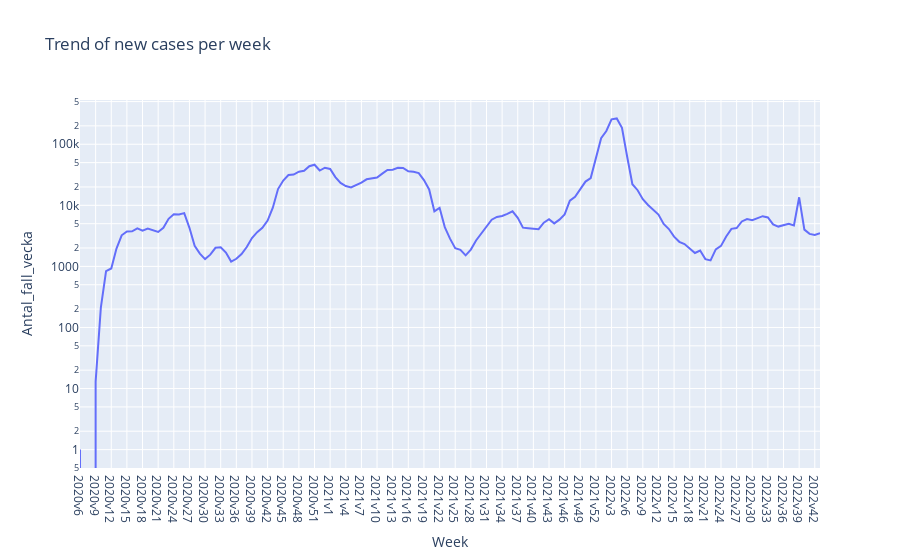
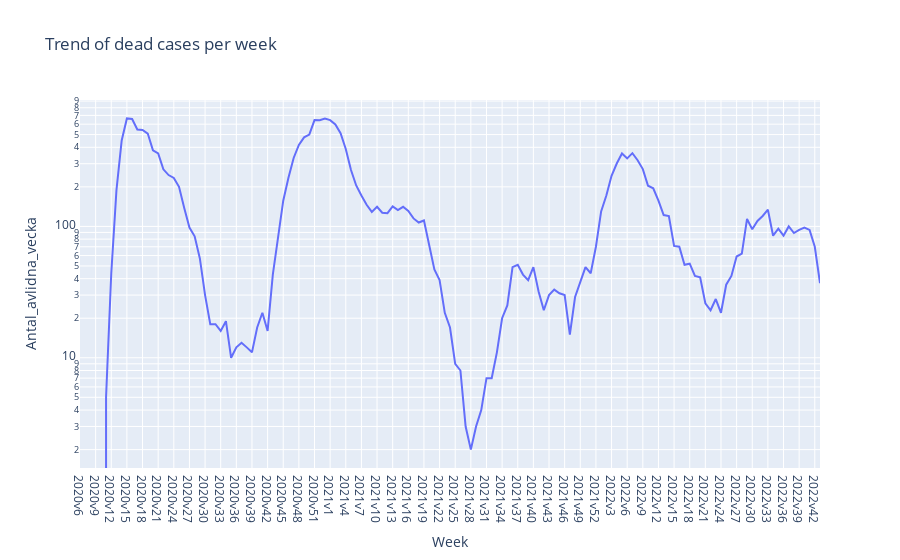
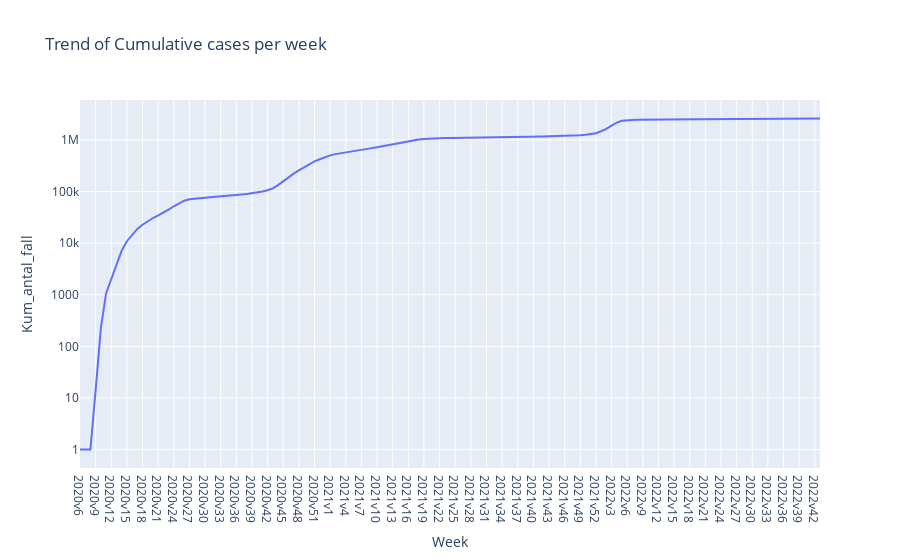
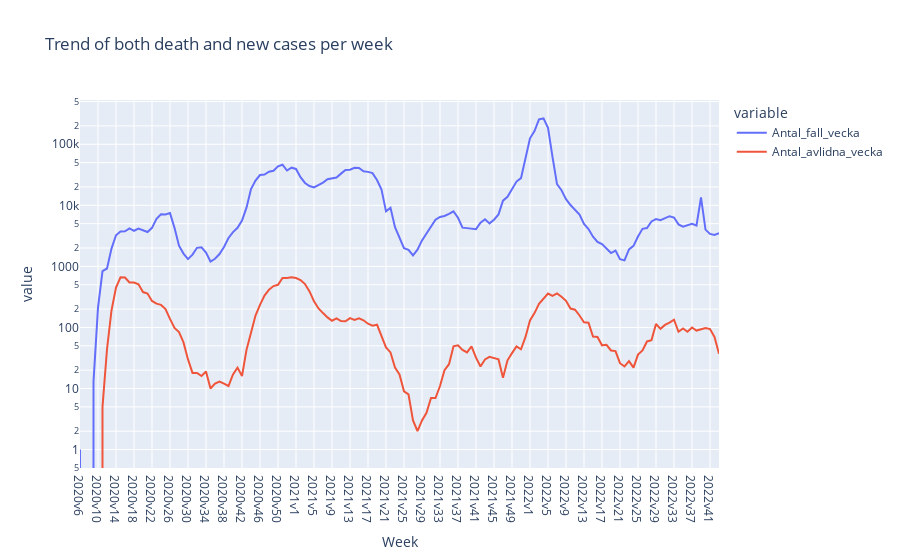

Here is the notebook cell these charts were saved with, in order:
### Markdown cell above
## Using Plotly express to show the above diagrams

### Code cell
def draw_pxline(dataframe=df, x="Vecka", y=None, title=None):

    fig = px.line(dataframe,
        x="Vecka",
        y=y,log_y=True,
        title=title,
        labels=dict(Vecka="Week"),
    )
    fig.update_layout(hovermode="x")
    fig.update_xaxes(
        showspikes=True,
        spikedash="solid",
        spikecolor="green",
        spikemode="across",
        spikesnap="cursor",
    )
    fig.show()

y_axes={"Antal_fall_vecka":"Trend of new cases per week", "Antal_avlidna_vecka":"Trend of dead cases per week", "Kum_antal_fall": "Trend of Cumulative cases per week"}

for i in y_axes:
    draw_pxline(df, y=i, title=y_axes[i])

draw_pxline(df, y=["Antal_fall_vecka","Antal_avlidna_vecka"], title="Trend of both death and new cases per week")

### Figure 1 — Plotly figure (JSON) as saved in the notebook; plotly's stock layout.template omitted (floating-point values rounded to 4 significant figures; data arrays with more than 128 entries replaced by an {"elided": "..."} marker saying what was removed)
{"data": [{"hovertemplate": "Week=%{x}<br>Antal_fall_vecka=%{y}<extra></extra>", "legendgroup": "", "line": {"color": "#636efa", "dash": "solid"}, "marker": {"symbol": "circle"}, "mode": "lines", "name": "", "orientation": "v", "showlegend": false, "type": "scatter", "x": {"elided": "143 str values"}, "xaxis": "x", "y": {"elided": "143 int values"}, "yaxis": "y"}], "layout": {"hovermode": "x", "legend": {"tracegroupgap": 0}, "title": {"text": "Trend of new cases per week"}, "xaxis": {"anchor": "y", "domain": [0, 1], "showspikes": true, "spikecolor": "green", "spikedash": "solid", "spikemode": "across", "spikesnap": "cursor", "title": {"text": "Week"}}, "yaxis": {"anchor": "x", "domain": [0, 1], "title": {"text": "Antal_fall_vecka"}, "type": "log"}}}

### Figure 2 — Plotly figure (JSON) as saved in the notebook; plotly's stock layout.template omitted (floating-point values rounded to 4 significant figures; data arrays with more than 128 entries replaced by an {"elided": "..."} marker saying what was removed)
{"data": [{"hovertemplate": "Week=%{x}<br>Antal_avlidna_vecka=%{y}<extra></extra>", "legendgroup": "", "line": {"color": "#636efa", "dash": "solid"}, "marker": {"symbol": "circle"}, "mode": "lines", "name": "", "orientation": "v", "showlegend": false, "type": "scatter", "x": {"elided": "143 str values"}, "xaxis": "x", "y": {"elided": "143 int values"}, "yaxis": "y"}], "layout": {"hovermode": "x", "legend": {"tracegroupgap": 0}, "title": {"text": "Trend of dead cases per week"}, "xaxis": {"anchor": "y", "domain": [0, 1], "showspikes": true, "spikecolor": "green", "spikedash": "solid", "spikemode": "across", "spikesnap": "cursor", "title": {"text": "Week"}}, "yaxis": {"anchor": "x", "domain": [0, 1], "title": {"text": "Antal_avlidna_vecka"}, "type": "log"}}}

### Figure 3 — Plotly figure (JSON) as saved in the notebook; plotly's stock layout.template omitted (floating-point values rounded to 4 significant figures; data arrays with more than 128 entries replaced by an {"elided": "..."} marker saying what was removed)
{"data": [{"hovertemplate": "Week=%{x}<br>Kum_antal_fall=%{y}<extra></extra>", "legendgroup": "", "line": {"color": "#636efa", "dash": "solid"}, "marker": {"symbol": "circle"}, "mode": "lines", "name": "", "orientation": "v", "showlegend": false, "type": "scatter", "x": {"elided": "143 str values"}, "xaxis": "x", "y": {"elided": "143 int values"}, "yaxis": "y"}], "layout": {"hovermode": "x", "legend": {"tracegroupgap": 0}, "title": {"text": "Trend of Cumulative cases per week"}, "xaxis": {"anchor": "y", "domain": [0, 1], "showspikes": true, "spikecolor": "green", "spikedash": "solid", "spikemode": "across", "spikesnap": "cursor", "title": {"text": "Week"}}, "yaxis": {"anchor": "x", "domain": [0, 1], "title": {"text": "Kum_antal_fall"}, "type": "log"}}}

### Figure 4 — Plotly figure (JSON) as saved in the notebook; plotly's stock layout.template omitted (floating-point values rounded to 4 significant figures; data arrays with more than 128 entries replaced by an {"elided": "..."} marker saying what was removed)
{"data": [{"hovertemplate": "variable=Antal_fall_vecka<br>Week=%{x}<br>value=%{y}<extra></extra>", "legendgroup": "Antal_fall_vecka", "line": {"color": "#636efa", "dash": "solid"}, "marker": {"symbol": "circle"}, "mode": "lines", "name": "Antal_fall_vecka", "orientation": "v", "showlegend": true, "type": "scatter", "x": {"elided": "143 str values"}, "xaxis": "x", "y": {"elided": "143 int values"}, "yaxis": "y"}, {"hovertemplate": "variable=Antal_avlidna_vecka<br>Week=%{x}<br>value=%{y}<extra></extra>", "legendgroup": "Antal_avlidna_vecka", "line": {"color": "#EF553B", "dash": "solid"}, "marker": {"symbol": "circle"}, "mode": "lines", "name": "Antal_avlidna_vecka", "orientation": "v", "showlegend": true, "type": "scatter", "x": {"elided": "143 str values"}, "xaxis": "x", "y": {"elided": "143 int values"}, "yaxis": "y"}], "layout": {"hovermode": "x", "legend": {"title": {"text": "variable"}, "tracegroupgap": 0}, "title": {"text": "Trend of both death and new cases per week"}, "xaxis": {"anchor": "y", "domain": [0, 1], "showspikes": true, "spikecolor": "green", "spikedash": "solid", "spikemode": "across", "spikesnap": "cursor", "title": {"text": "Week"}}, "yaxis": {"anchor": "x", "domain": [0, 1], "title": {"text": "value"}, "type": "log"}}}
